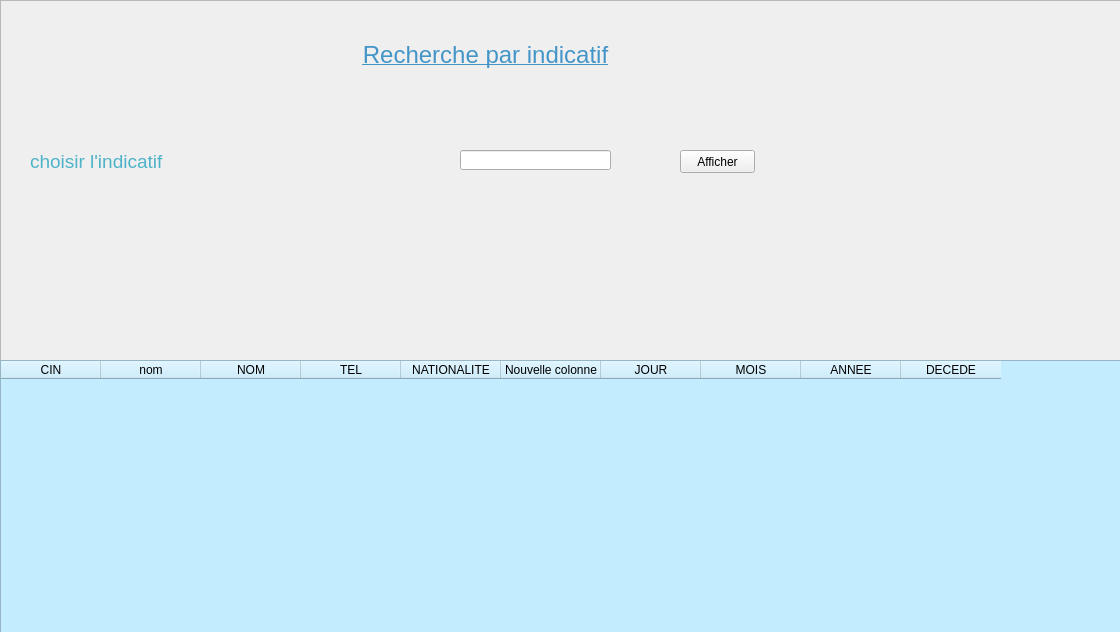
<?xml version="1.0" encoding="UTF-8"?>
<ui version="4.0">
 <class>w14</class>
 <widget class="QWidget" name="w14">
  <property name="geometry">
   <rect>
    <x>0</x>
    <y>0</y>
    <width>1120</width>
    <height>632</height>
   </rect>
  </property>
  <property name="windowTitle">
   <string>Form</string>
  </property>
  <widget class="QLabel" name="label_2">
   <property name="geometry">
    <rect>
     <x>30</x>
     <y>150</y>
     <width>191</width>
     <height>20</height>
    </rect>
   </property>
   <property name="text">
    <string>&lt;html&gt;&lt;head/&gt;&lt;body&gt;&lt;p&gt;&lt;span style=&quot; font-size:14pt; color:#4db3c8;&quot;&gt;choisir l'indicatif&lt;/span&gt;&lt;/p&gt;&lt;/body&gt;&lt;/html&gt;</string>
   </property>
  </widget>
  <widget class="QTableWidget" name="tabl">
   <property name="geometry">
    <rect>
     <x>0</x>
     <y>360</y>
     <width>1211</width>
     <height>301</height>
    </rect>
   </property>
   <property name="styleSheet">
    <string notr="true">background-color: rgb(196, 236, 255);</string>
   </property>
   <column>
    <property name="text">
     <string>CIN</string>
    </property>
   </column>
   <column>
    <property name="text">
     <string>nom</string>
    </property>
   </column>
   <column>
    <property name="text">
     <string>NOM</string>
    </property>
   </column>
   <column>
    <property name="text">
     <string>TEL</string>
    </property>
   </column>
   <column>
    <property name="text">
     <string>NATIONALITE</string>
    </property>
   </column>
   <column>
    <property name="text">
     <string>Nouvelle colonne</string>
    </property>
   </column>
   <column>
    <property name="text">
     <string>JOUR</string>
    </property>
   </column>
   <column>
    <property name="text">
     <string>MOIS</string>
    </property>
   </column>
   <column>
    <property name="text">
     <string>ANNEE</string>
    </property>
   </column>
   <column>
    <property name="text">
     <string>DECEDE</string>
    </property>
   </column>
  </widget>
  <widget class="QFrame" name="frame">
   <property name="geometry">
    <rect>
     <x>0</x>
     <y>0</y>
     <width>16777215</width>
     <height>16777215</height>
    </rect>
   </property>
   <property name="minimumSize">
    <size>
     <width>16777215</width>
     <height>16777215</height>
    </size>
   </property>
   <property name="styleSheet">
    <string notr="true">background-image: url(im3.jpeg);</string>
   </property>
   <property name="frameShape">
    <enum>QFrame::StyledPanel</enum>
   </property>
   <property name="frameShadow">
    <enum>QFrame::Raised</enum>
   </property>
   <widget class="QLineEdit" name="indic">
    <property name="geometry">
     <rect>
      <x>460</x>
      <y>150</y>
      <width>151</width>
      <height>20</height>
     </rect>
    </property>
   </widget>
   <widget class="QPushButton" name="affiche">
    <property name="geometry">
     <rect>
      <x>680</x>
      <y>150</y>
      <width>75</width>
      <height>23</height>
     </rect>
    </property>
    <property name="text">
     <string>Afficher</string>
    </property>
   </widget>
   <widget class="QLabel" name="label">
    <property name="geometry">
     <rect>
      <x>220</x>
      <y>30</y>
      <width>531</width>
      <height>51</height>
     </rect>
    </property>
    <property name="text">
     <string>&lt;html&gt;&lt;head/&gt;&lt;body&gt;&lt;p align=&quot;center&quot;&gt;&lt;span style=&quot; font-size:18pt; text-decoration: underline; color:#4395c8;&quot;&gt;Recherche par indicatif&lt;/span&gt;&lt;/p&gt;&lt;/body&gt;&lt;/html&gt;</string>
    </property>
   </widget>
  </widget>
  <zorder>frame</zorder>
  <zorder>label_2</zorder>
  <zorder>tabl</zorder>
 </widget>
 <resources>
  <include location="ressource3/resources2.qrc"/>
 </resources>
 <connections/>
</ui>
